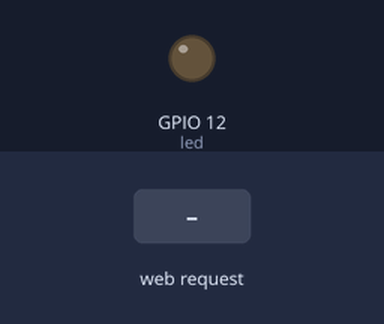
Bench run of a sketch on a simulated ESP32. Parts: output pins drawn as LEDs (lit = HIGH). The inputs (shaded band) are chosen by the test bench. WiFi joins after 1.5 s; servers stay silent unless stated; what the sketch prints to the serial monitor is not drawn.

Above: at 2.7 s.
2.8 s: HTTP request GET /H received
At 3.5 s:
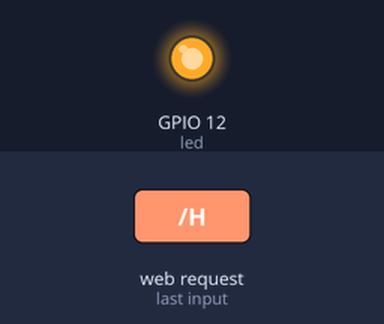
4.3 s: HTTP request GET /L received
At 4.7 s:
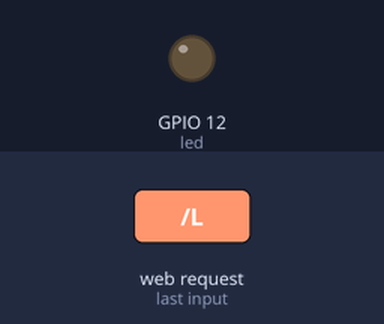
Timing chart, 0 to 7.3 s (numbered marks = the images above; inputs shaded):
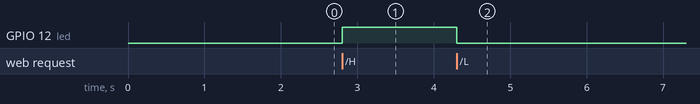

Measured:
- after the input at 2.8 s, GPIO 12 (led): LOW → HIGH at once
- after the input at 4.3 s, GPIO 12 (led): HIGH → LOW at once

The sketch:

ESP32WebLED.ino
```cpp
#include <WiFi.h>

const char* ssid     = "SSID";
const char* password = "PASSWORD";

WiFiServer server(80);
byte led = 12;

void setup()
{
  Serial.begin(115200);
  pinMode(led, OUTPUT);      // set the LED pin mode

  delay(10);

  // We start by connecting to a WiFi network

  Serial.println();
  Serial.println();
  Serial.print("Connecting to ");
  Serial.println(ssid);

  WiFi.begin(ssid, password);

  while (WiFi.status() != WL_CONNECTED) {
    delay(500);
    Serial.print(".");
  }

  Serial.println("");
  Serial.println("WiFi connected.");
  Serial.println("IP address: ");
  Serial.println(WiFi.localIP());

  server.begin();

}

int value = 0;

void loop() {
  WiFiClient client = server.available();

  if (client) {
    Serial.println("New Client request web page");
    String html = "";
    while (client.connected()) {
      if (client.available()) {
        char c = client.read();
        Serial.write(c);

        if (c == '\n') {                    // if the byte is a newline character

          if (html.length() == 0) {
            client.println("HTTP/1.1 200 OK");
            client.println("Content-type:text/html");
            client.println();
            client.println(" <!DOCTYPE html><html><head>");
            client.println("<title>WiFi LED</title>");
            client.println("");
            client.println("<head><meta name=\"viewport\" content=\"width=device-width, initial-scale=1\">");
            client.println("<link rel=\"icon\" href=\"data:,\">");
            client.println("<style>html { font-family: Helvetica; display: inline-block; margin: 0px auto; text-align: center;}");
            client.println(".button { background-color: #4CAF50; border: 2px solid #4CAF50;; color: white; padding: 15px 32px; text-align: center; text-decoration: none; display: inline-block; font-size: 16px; margin: 4px 2px; cursor: pointer; }");
            client.println("text-decoration: none; font-size: 30px; margin: 2px; cursor: pointer;}");
            // Web Page Heading
            client.println("</style></head><body>");
            client.println("<center><h1>ESP32 Web server LED</h1></center>");
            client.println(" <p> <button class=\"button\" name=\"nyala\" value=\"nyala\"><a href=\"/H\">LED NYALA</a></button></a></p> ");
            client.println(" <p> <button class=\"button\" name=\"mati\" value=\"mati\"><a href=\"/L\">LED MATI</a></button></p> ");

            client.println("</body>");
            client.println("</html> ");
            client.println();
            // break out of the while loop:
            break;
          } else {    // if you got a newline, then clear currentLine:
            html = "";
          }
        } else if (c != '\r') {  // if you got anything else but a carriage return character,
          html += c;      // add it to the end of the currentLine
        }

        // Check to see if the client request was "GET /H" or "GET /L":
        if (html.endsWith("GET /H")) {
          digitalWrite(led, HIGH);               // GET /H turns the LED on
        }
        if (html.endsWith("GET /L")) {
          digitalWrite(led, LOW);                // GET /L turns the LED off
        }
      }
    }
    // close the connection:
    client.stop();
    Serial.println("Client Disconnected.");
  }
}
```
